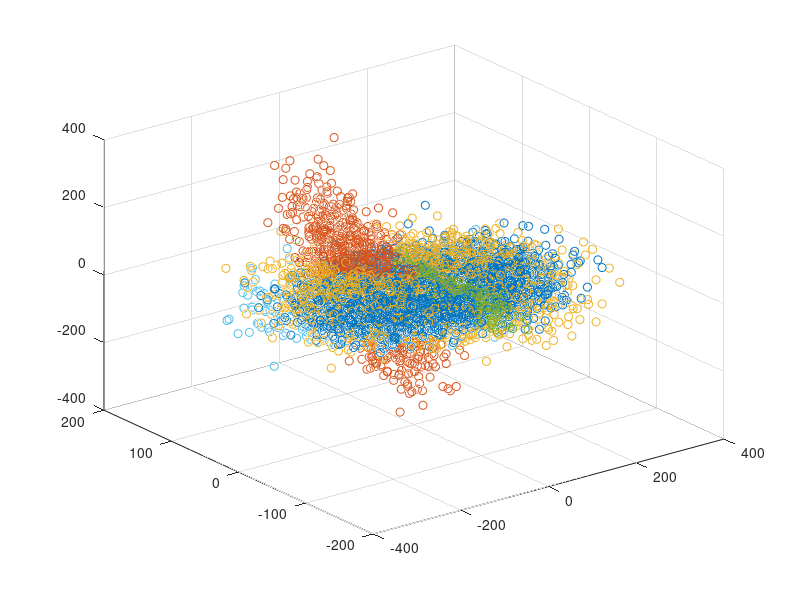

Reproduce this figure in MATLAB.
% HW8-Q1: Script to generate plots

load('Data.mat');
% X (Nx9), y_int (Nx1), y_real (Nx1)

% Two classes of datapoints: X1 and X2
X1 = X(y_int==1,:);
X2 = X(y_int==2,:);

% subtract the means
% (Nx9), (N1x9), (N2x9) where N=N1+N2
X_cen = bsxfun(@minus, X, mean(X));
X1_cen = bsxfun(@minus, X1, mean(X1));
X2_cen = bsxfun(@minus, X2, mean(X2));

% calculate the 3 eigenvectors/eigenvalues of the covariance matrix
% (9x3) evector matrics
% diagonal (3x3) eigenvalue matrices (descending order)
[X_evec,  X_e]  = eigs(cov(X_cen), 3, 'lm');
[X1_evec, X1_e] = eigs(cov(X1_cen), 3, 'lm');
[X2_evec, X2_e] = eigs(cov(X2_cen), 3, 'lm');

% compute coefficients - projection
% (Nx3) matrix
X_c = X_cen * X_evec; 
X1_c = X_cen * X1_evec;
X2_c = X_cen * X2_evec;

% three 3D scatter plots of all N points, color coded by class (1 or 2)
% Plot one - principal components of X
red = X_c(y_int==1, :);
blue = X_c(y_int==2,:);
scatter3(red(:,1), red(:,2), red(:,3), 'r.'); hold on;
scatter3(blue(:,1), blue(:,2), blue(:,3), 'b.');
%saved as scatterX.fig

% Plot two - principal components of X1
red = X1_c(y_int==1, :);
blue = X1_c(y_int==2,:);
scatter3(red(:,1), red(:,2), red(:,3), 'r.'); hold on;
scatter3(blue(:,1), blue(:,2), blue(:,3), 'b.');
%saved as scatterX1.fig

% Plot three - principal components of X2
red = X2_c(y_int==1, :);
blue = X2_c(y_int==2,:);
scatter3(red(:,1), red(:,2), red(:,3), 'r.'); hold on;
scatter3(blue(:,1), blue(:,2), blue(:,3), 'b.');
%saved as scatterX2.fig
